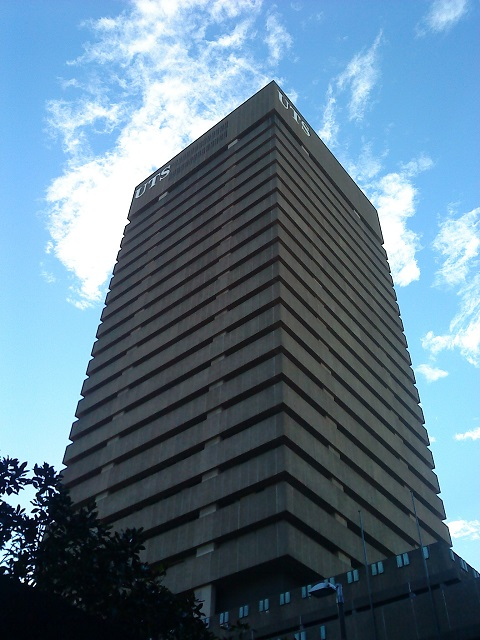
%> input picture (Random Workstation)/Sample Images/dsc004901.jpg, 480 x 640 px
$ octave imageStripsWarp.m   (GNU Octave 9; MATLAB toolbox functions it lacks are replaced by stand-ins)
%> lines starting %> are read from the running program, lines starting %| are printed output that depends on the picture
refImg = imread('Sample Images\dsc004901.jpg');
%> refImg is the input picture: size 640x480x3 uint8; mean R, G, B 93.6, 119.8, 137.9
num_vertStrip = 4;
num_horzStrip = 1;
num_dim = 3;

col_cut = repmat(size(refImg,2)/num_vertStrip,[1 num_vertStrip]);
%> col_cut = [120 120 120 120]
row_cut = repmat(size(refImg,1)/num_horzStrip,[1 num_horzStrip]);
%> row_cut = 640
stripRefImg = mat2cell(refImg, row_cut, col_cut, num_dim);
%> stripRefImg = 4 items
stripGray = cell(size(row_cut,2), size(col_cut,2));
%> stripGray = {[], [], [], []}

done = false;
plot_row = 1;
plot_col = 1;
plot_index = 1;

while(not(done))
%     disp(['[', num2str(plot_row), ', ', num2str(plot_col), ']']);
    stripGray{plot_row, plot_col} = stripRefImg{plot_row,plot_col};
    subplot(size(stripRefImg, 1), size(stripRefImg, 2), plot_index);
    imshow(stripGray{plot_row,plot_col});
    plot_col = plot_col + 1;
    if (plot_col > size(stripRefImg,2))
        plot_row = plot_row + 1;
        plot_col = 1;
        if (plot_row > size(stripRefImg,1))
            done = true;
        end
    end
    plot_index = plot_index + 1;
end
%> this loop made 4 passes
%> pass 1, `imshow(stripGray{plot_row,plot_col});`:
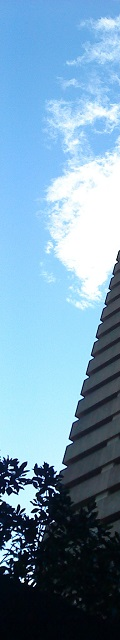
%> displayed picture: size 640x120x3, on the screen's scale of 0 to 255; mean R, G, B 116.3, 153, 178.7
%> pass 2, `imshow(stripGray{plot_row,plot_col});`:
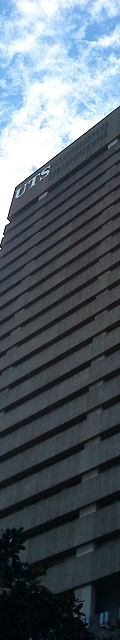
%> displayed picture: size 640x120x3, on the screen's scale of 0 to 255; mean R, G, B 84.1, 94.7, 103.8
%> after the loop, done = true; plot_col = 1; plot_index = 5; plot_row = 2; stripGray = 4 items
%> after the loop:
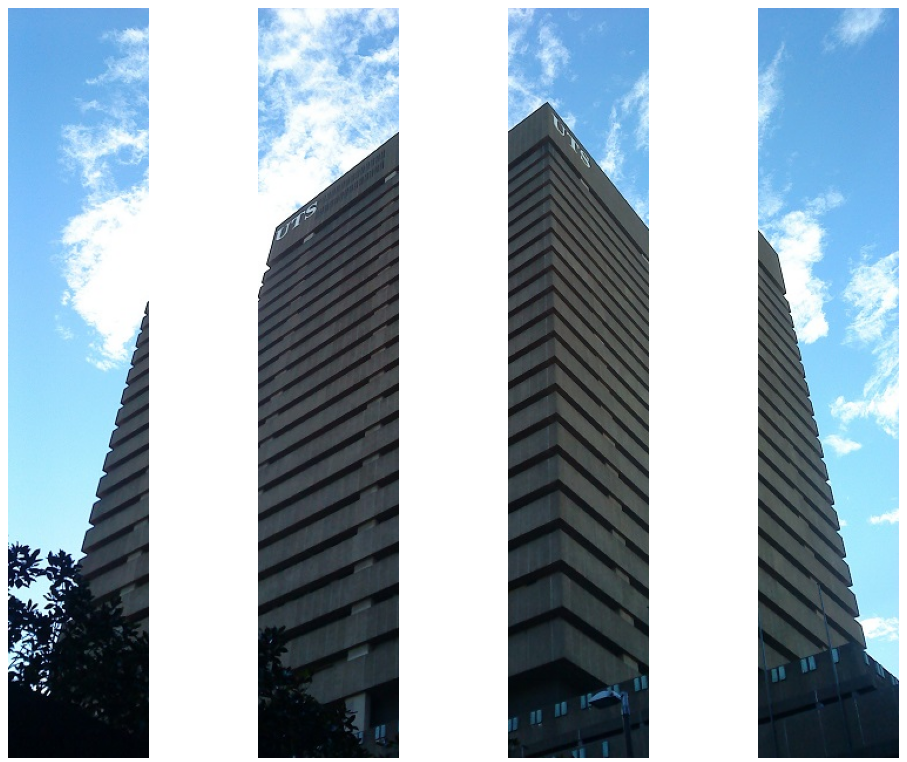
%> figure redrawn from the program's plot data, 4 panels
% figure;
% refImg_modify = cell2mat(stripGray);
% imshow(refImg_modify);
